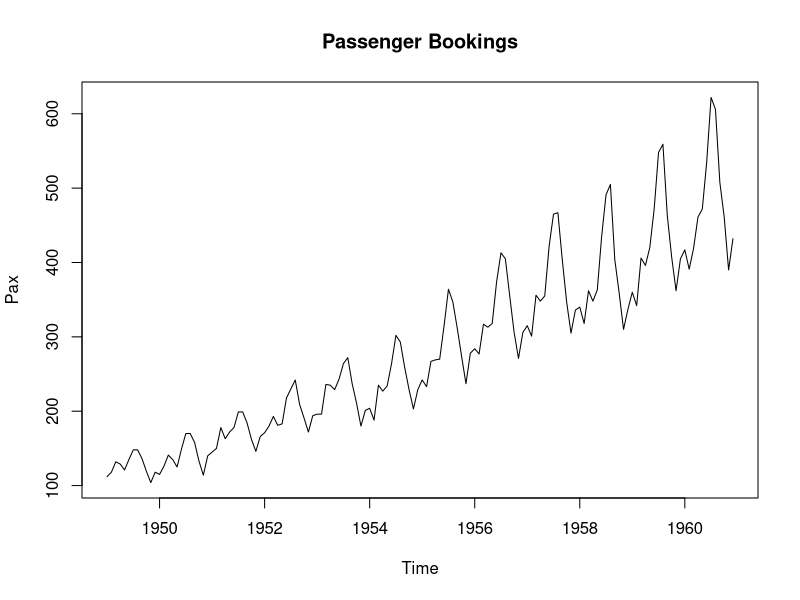
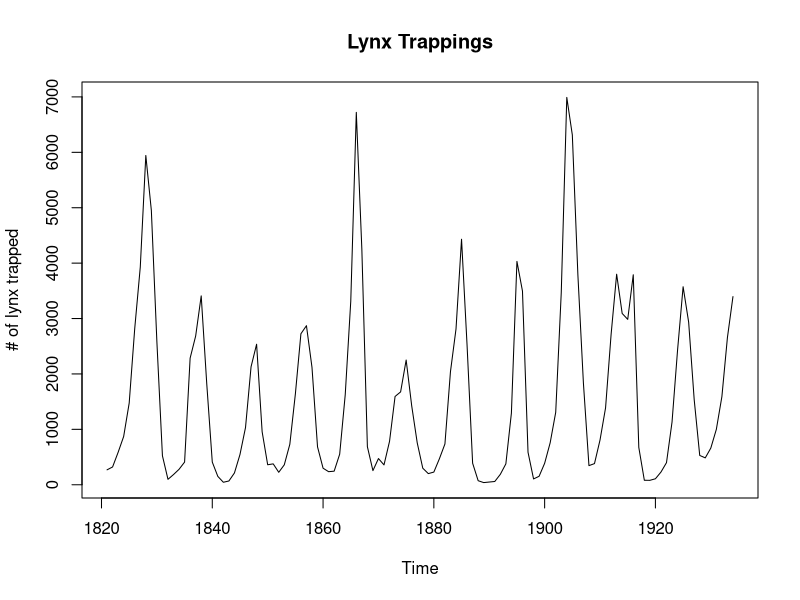
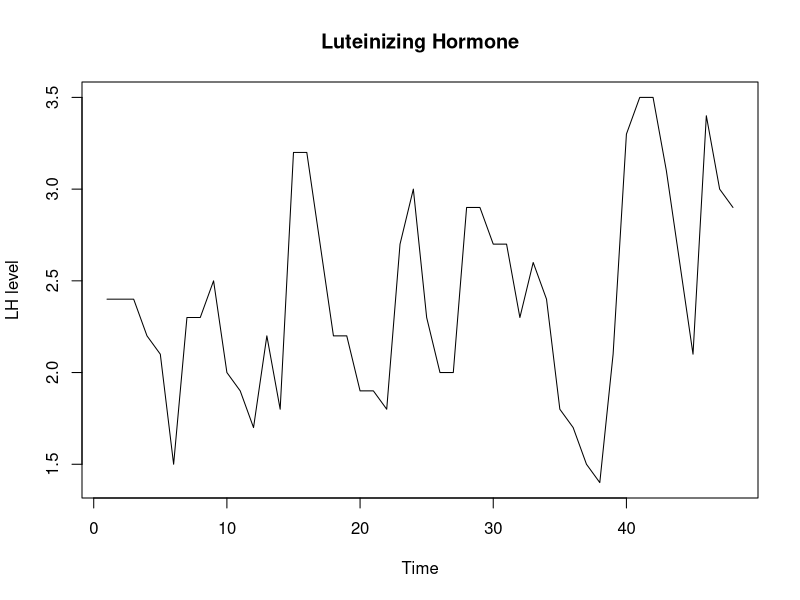
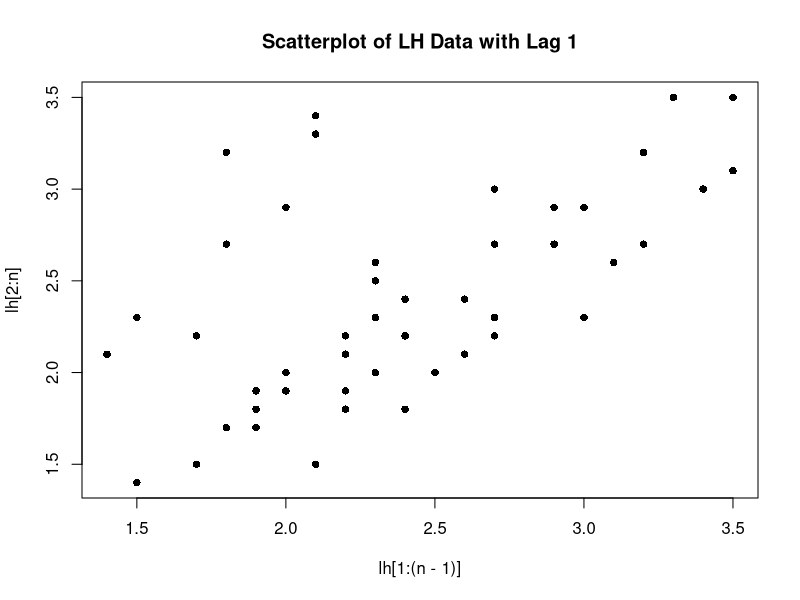
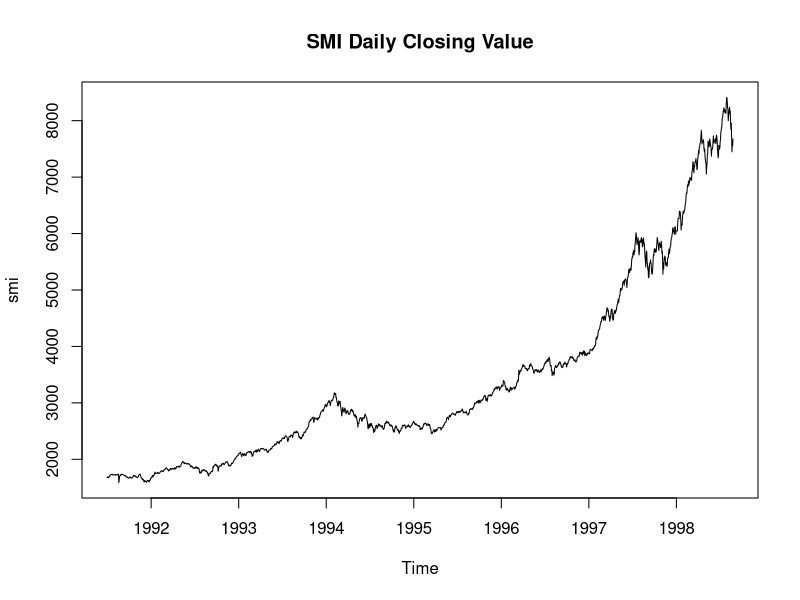
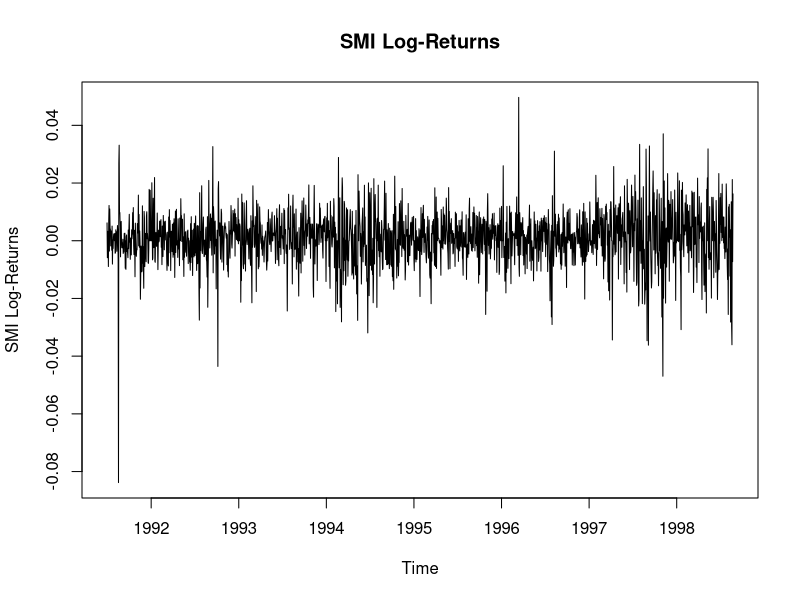

Recreate these plots in R, in order.

# Kapitel 1

## Flugbuchungen (PanAm), monatlich in 1'000
data("AirPassengers")
class(AirPassengers)  # ts object
str(AirPassengers)    # 144 Beobachtungen (12 Jahre, monatlich, 1949 - 1960)
AirPassengers

plot(AirPassengers, main = 'Passenger Bookings', ylab = 'Pax')



## Lynx Trappings
data(lynx)
class(lynx)
str(lynx)
lynx

plot(lynx, main = 'Lynx Trappings', ylab = '# of lynx trapped')



## Luteinisierendes Hormon
data(lh)
class(lh)
str(lh)
lh

plot(lh, main = 'Luteinizing Hormone', ylab = 'LH level')
# lagged Scatterplot
n <- length(lh)
plot(lh[1:(n-1)], lh[2:n], main = 'Scatterplot of LH Data with Lag 1', pch = 16)

# Pearson Korrelation
cor(lh[1:(n-1)], lh[2:n])
# [1] 0.5807322



## Swiss Market Index

data("EuStockMarkets")
head(EuStockMarkets)        # multiples Zeitreihenobjekt (DAX, SMI, CAC, FTSE)

esm <- EuStockMarkets
tmp <- esm[, 2]
smi <- ts(tmp, start = start(esm), frequency = frequency(esm))
class(smi)

plot(smi, main = 'SMI Daily Closing Value')

# Log-Returns
n <- length(smi)
tmp <- log(smi[2:(n)]) - log(smi[1:(n-1)])
lret.smi <- ts(tmp, start = start(esm), frequency = frequency(esm))
plot(lret.smi, main = 'SMI Log-Returns', ylab = 'SMI Log-Returns')


# Kapitel 3

## die Klasse ts (time series)

# Anzahl Stautage pro Jahr (vor Nordportal des Gotthard-Tunnels)
rawdat <- c(88, 76, 112, 109, 91, 98, 139)
ts.dat <- ts(rawdat, start = 2004, frequency = 1)
ts.dat
str(ts.dat)

# nuetzliche Funktionen im Umgang mit ts Objekten
start(ts.dat)
end(ts.dat)
frequency(ts.dat)
deltat(ts.dat)
time(ts.dat)
